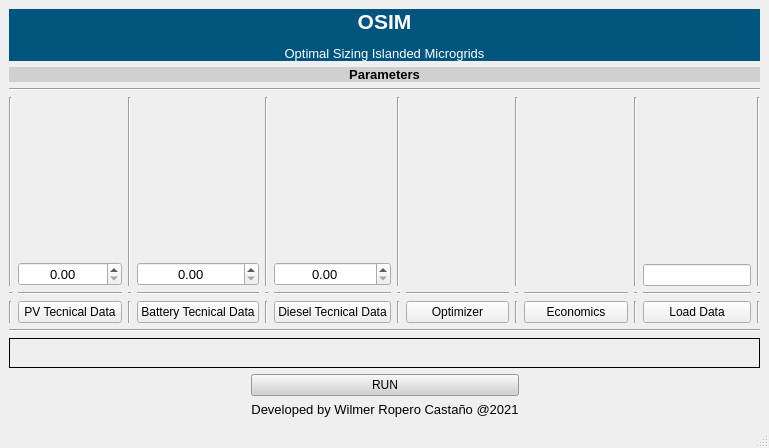
<?xml version="1.0" encoding="UTF-8"?>
<ui version="4.0">
 <class>MainWindow</class>
 <widget class="QMainWindow" name="MainWindow">
  <property name="geometry">
   <rect>
    <x>0</x>
    <y>0</y>
    <width>769</width>
    <height>448</height>
   </rect>
  </property>
  <property name="sizePolicy">
   <sizepolicy hsizetype="MinimumExpanding" vsizetype="Expanding">
    <horstretch>0</horstretch>
    <verstretch>0</verstretch>
   </sizepolicy>
  </property>
  <property name="windowTitle">
   <string>MainWindow</string>
  </property>
  <widget class="QWidget" name="centralwidget">
   <property name="sizePolicy">
    <sizepolicy hsizetype="Expanding" vsizetype="Expanding">
     <horstretch>0</horstretch>
     <verstretch>0</verstretch>
    </sizepolicy>
   </property>
   <layout class="QGridLayout" name="gridLayout_2">
    <item row="3" column="0" colspan="3">
     <widget class="Line" name="line_11">
      <property name="orientation">
       <enum>Qt::Horizontal</enum>
      </property>
     </widget>
    </item>
    <item row="11" column="1">
     <widget class="QLabel" name="label_16">
      <property name="enabled">
       <bool>true</bool>
      </property>
      <property name="sizePolicy">
       <sizepolicy hsizetype="Fixed" vsizetype="Fixed">
        <horstretch>0</horstretch>
        <verstretch>0</verstretch>
       </sizepolicy>
      </property>
      <property name="text">
       <string>&lt;html&gt;&lt;head/&gt;&lt;body&gt;&lt;p align=&quot;center&quot;&gt;&lt;span style=&quot; font-size:10pt; color:#000000;&quot;&gt;Developed by Wilmer Ropero Castaño @2021&lt;/span&gt;&lt;/p&gt;&lt;/body&gt;&lt;/html&gt;</string>
      </property>
     </widget>
    </item>
    <item row="0" column="0" colspan="3">
     <widget class="QLabel" name="label_13">
      <property name="sizePolicy">
       <sizepolicy hsizetype="Preferred" vsizetype="Fixed">
        <horstretch>0</horstretch>
        <verstretch>0</verstretch>
       </sizepolicy>
      </property>
      <property name="styleSheet">
       <string notr="true">background-color: rgb(0, 85, 127);</string>
      </property>
      <property name="text">
       <string>&lt;html&gt;&lt;head/&gt;&lt;body&gt;&lt;p align=&quot;center&quot;&gt;&lt;span style=&quot; font-size:16pt; font-weight:600; color:#ffffff;&quot;&gt;OSIM&lt;/span&gt;&lt;/p&gt;&lt;p align=&quot;center&quot;&gt;&lt;span style=&quot; font-size:10pt; color:#ffffff;&quot;&gt;Optimal Sizing Islanded Microgrids&lt;/span&gt;&lt;/p&gt;&lt;/body&gt;&lt;/html&gt;</string>
      </property>
     </widget>
    </item>
    <item row="8" column="0" colspan="3">
     <widget class="QLabel" name="label_14">
      <property name="sizePolicy">
       <sizepolicy hsizetype="Preferred" vsizetype="Fixed">
        <horstretch>0</horstretch>
        <verstretch>0</verstretch>
       </sizepolicy>
      </property>
      <property name="frameShape">
       <enum>QFrame::Box</enum>
      </property>
      <property name="text">
       <string>&lt;html&gt;&lt;head/&gt;&lt;body&gt;&lt;p align=&quot;center&quot;&gt;&lt;br/&gt;&lt;/p&gt;&lt;/body&gt;&lt;/html&gt;</string>
      </property>
      <property name="margin">
       <number>0</number>
      </property>
     </widget>
    </item>
    <item row="1" column="0" colspan="3">
     <widget class="QLabel" name="label_15">
      <property name="sizePolicy">
       <sizepolicy hsizetype="Preferred" vsizetype="Fixed">
        <horstretch>0</horstretch>
        <verstretch>0</verstretch>
       </sizepolicy>
      </property>
      <property name="styleSheet">
       <string notr="true">background-color: rgb(208, 208, 208);</string>
      </property>
      <property name="text">
       <string>&lt;html&gt;&lt;head/&gt;&lt;body&gt;&lt;p align=&quot;center&quot;&gt;&lt;span style=&quot; font-size:10pt; font-weight:600;&quot;&gt;Parameters&lt;/span&gt;&lt;/p&gt;&lt;/body&gt;&lt;/html&gt;</string>
      </property>
      <property name="alignment">
       <set>Qt::AlignCenter</set>
      </property>
     </widget>
    </item>
    <item row="10" column="1">
     <widget class="QPushButton" name="pushButton_8">
      <property name="sizePolicy">
       <sizepolicy hsizetype="Preferred" vsizetype="Fixed">
        <horstretch>0</horstretch>
        <verstretch>0</verstretch>
       </sizepolicy>
      </property>
      <property name="cursor">
       <cursorShape>PointingHandCursor</cursorShape>
      </property>
      <property name="toolTip">
       <string>&lt;html&gt;&lt;head/&gt;&lt;body&gt;&lt;p&gt;&lt;span style=&quot; font-size:9pt;&quot;&gt;This runs the optimizer to sizing the microgrid, when the optimizer ends it will show a window where the data and the charts will can be shown.&lt;/span&gt;&lt;/p&gt;&lt;/body&gt;&lt;/html&gt;</string>
      </property>
      <property name="styleSheet">
       <string notr="true">background-color: rgb(209, 209, 209);</string>
      </property>
      <property name="text">
       <string>RUN</string>
      </property>
     </widget>
    </item>
    <item row="6" column="0" colspan="3">
     <layout class="QVBoxLayout" name="verticalLayout_8">
      <item>
       <layout class="QGridLayout" name="gridLayout">
        <item row="1" column="0">
         <widget class="Line" name="line_13">
          <property name="orientation">
           <enum>Qt::Vertical</enum>
          </property>
         </widget>
        </item>
        <item row="1" column="12">
         <widget class="Line" name="line_14">
          <property name="orientation">
           <enum>Qt::Vertical</enum>
          </property>
         </widget>
        </item>
        <item row="1" column="6">
         <widget class="Line" name="line_3">
          <property name="orientation">
           <enum>Qt::Vertical</enum>
          </property>
         </widget>
        </item>
        <item row="1" column="2">
         <widget class="Line" name="line">
          <property name="orientation">
           <enum>Qt::Vertical</enum>
          </property>
         </widget>
        </item>
        <item row="1" column="4">
         <widget class="Line" name="line_2">
          <property name="orientation">
           <enum>Qt::Vertical</enum>
          </property>
         </widget>
        </item>
        <item row="1" column="8">
         <widget class="Line" name="line_4">
          <property name="orientation">
           <enum>Qt::Vertical</enum>
          </property>
         </widget>
        </item>
        <item row="3" column="6">
         <widget class="Line" name="line_6">
          <property name="orientation">
           <enum>Qt::Vertical</enum>
          </property>
         </widget>
        </item>
        <item row="1" column="10">
         <widget class="Line" name="line_5">
          <property name="orientation">
           <enum>Qt::Vertical</enum>
          </property>
         </widget>
        </item>
        <item row="3" column="12">
         <widget class="Line" name="line_15">
          <property name="orientation">
           <enum>Qt::Vertical</enum>
          </property>
         </widget>
        </item>
        <item row="3" column="0">
         <widget class="Line" name="line_16">
          <property name="orientation">
           <enum>Qt::Vertical</enum>
          </property>
         </widget>
        </item>
        <item row="3" column="10">
         <widget class="Line" name="line_10">
          <property name="orientation">
           <enum>Qt::Vertical</enum>
          </property>
         </widget>
        </item>
        <item row="3" column="2">
         <widget class="Line" name="line_8">
          <property name="orientation">
           <enum>Qt::Vertical</enum>
          </property>
         </widget>
        </item>
        <item row="3" column="4">
         <widget class="Line" name="line_7">
          <property name="orientation">
           <enum>Qt::Vertical</enum>
          </property>
         </widget>
        </item>
        <item row="3" column="8">
         <widget class="Line" name="line_9">
          <property name="orientation">
           <enum>Qt::Vertical</enum>
          </property>
         </widget>
        </item>
        <item row="3" column="3">
         <widget class="QPushButton" name="pushButton_4">
          <property name="cursor">
           <cursorShape>PointingHandCursor</cursorShape>
          </property>
          <property name="text">
           <string>Battery Tecnical Data</string>
          </property>
         </widget>
        </item>
        <item row="3" column="1">
         <widget class="QPushButton" name="pushButton">
          <property name="cursor">
           <cursorShape>PointingHandCursor</cursorShape>
          </property>
          <property name="text">
           <string>PV Tecnical Data</string>
          </property>
         </widget>
        </item>
        <item row="3" column="7">
         <widget class="QPushButton" name="pushButton_6">
          <property name="cursor">
           <cursorShape>PointingHandCursor</cursorShape>
          </property>
          <property name="text">
           <string>Optimizer</string>
          </property>
         </widget>
        </item>
        <item row="3" column="11">
         <widget class="QPushButton" name="pushButton_3">
          <property name="cursor">
           <cursorShape>PointingHandCursor</cursorShape>
          </property>
          <property name="text">
           <string>Load Data</string>
          </property>
         </widget>
        </item>
        <item row="3" column="9">
         <widget class="QPushButton" name="pushButton_5">
          <property name="cursor">
           <cursorShape>PointingHandCursor</cursorShape>
          </property>
          <property name="text">
           <string>Economics</string>
          </property>
         </widget>
        </item>
        <item row="3" column="5">
         <widget class="QPushButton" name="pushButton_2">
          <property name="cursor">
           <cursorShape>PointingHandCursor</cursorShape>
          </property>
          <property name="text">
           <string>Diesel Tecnical Data</string>
          </property>
         </widget>
        </item>
        <item row="1" column="11">
         <layout class="QVBoxLayout" name="verticalLayout_5">
          <item>
           <widget class="QLabel" name="label_4">
            <property name="styleSheet">
             <string notr="true">border-image: url(:/imagenes/iconos/datos.png);</string>
            </property>
            <property name="text">
             <string/>
            </property>
           </widget>
          </item>
          <item>
           <widget class="QLineEdit" name="lineEdit">
            <property name="sizePolicy">
             <sizepolicy hsizetype="Fixed" vsizetype="Fixed">
              <horstretch>0</horstretch>
              <verstretch>0</verstretch>
             </sizepolicy>
            </property>
           </widget>
          </item>
         </layout>
        </item>
        <item row="1" column="9">
         <layout class="QVBoxLayout" name="verticalLayout_6">
          <item>
           <widget class="QLabel" name="label_6">
            <property name="styleSheet">
             <string notr="true">border-image: url(:/imagenes/iconos/taxes.png);</string>
            </property>
            <property name="text">
             <string/>
            </property>
           </widget>
          </item>
         </layout>
        </item>
        <item row="1" column="1">
         <layout class="QVBoxLayout" name="verticalLayout_2">
          <item>
           <widget class="QLabel" name="label_2">
            <property name="styleSheet">
             <string notr="true">border-image: url(:/imagenes/iconos/panelsolar.png);</string>
            </property>
            <property name="text">
             <string/>
            </property>
           </widget>
          </item>
          <item>
           <widget class="QDoubleSpinBox" name="doubleSpinBox_2">
            <property name="font">
             <font>
              <pointsize>10</pointsize>
             </font>
            </property>
            <property name="layoutDirection">
             <enum>Qt::LeftToRight</enum>
            </property>
            <property name="alignment">
             <set>Qt::AlignCenter</set>
            </property>
            <property name="maximum">
             <double>10000.000000000000000</double>
            </property>
           </widget>
          </item>
         </layout>
        </item>
        <item row="1" column="7">
         <layout class="QVBoxLayout" name="verticalLayout_7">
          <item>
           <widget class="QLabel" name="label_12">
            <property name="styleSheet">
             <string notr="true">border-image: url(:/imagenes/iconos/optimizer.png);</string>
            </property>
            <property name="text">
             <string/>
            </property>
           </widget>
          </item>
         </layout>
        </item>
        <item row="1" column="5">
         <layout class="QVBoxLayout" name="verticalLayout_3">
          <property name="sizeConstraint">
           <enum>QLayout::SetNoConstraint</enum>
          </property>
          <item>
           <widget class="QLabel" name="label">
            <property name="styleSheet">
             <string notr="true">border-image: url(:/imagenes/iconos/diesel.jpg);</string>
            </property>
            <property name="text">
             <string/>
            </property>
           </widget>
          </item>
          <item>
           <widget class="QDoubleSpinBox" name="doubleSpinBox_3">
            <property name="font">
             <font>
              <pointsize>10</pointsize>
             </font>
            </property>
            <property name="layoutDirection">
             <enum>Qt::LeftToRight</enum>
            </property>
            <property name="alignment">
             <set>Qt::AlignCenter</set>
            </property>
            <property name="maximum">
             <double>10000.000000000000000</double>
            </property>
           </widget>
          </item>
         </layout>
        </item>
        <item row="1" column="3">
         <layout class="QVBoxLayout" name="verticalLayout">
          <item>
           <widget class="QLabel" name="label_3">
            <property name="styleSheet">
             <string notr="true">border-image: url(:/imagenes/iconos/bateria.png);</string>
            </property>
            <property name="text">
             <string/>
            </property>
           </widget>
          </item>
          <item>
           <widget class="QDoubleSpinBox" name="doubleSpinBox">
            <property name="font">
             <font>
              <pointsize>10</pointsize>
             </font>
            </property>
            <property name="layoutDirection">
             <enum>Qt::LeftToRight</enum>
            </property>
            <property name="alignment">
             <set>Qt::AlignCenter</set>
            </property>
            <property name="maximum">
             <double>10000.000000000000000</double>
            </property>
           </widget>
          </item>
         </layout>
        </item>
        <item row="2" column="1">
         <widget class="Line" name="line_17">
          <property name="orientation">
           <enum>Qt::Horizontal</enum>
          </property>
         </widget>
        </item>
        <item row="2" column="3">
         <widget class="Line" name="line_18">
          <property name="orientation">
           <enum>Qt::Horizontal</enum>
          </property>
         </widget>
        </item>
        <item row="2" column="5">
         <widget class="Line" name="line_19">
          <property name="orientation">
           <enum>Qt::Horizontal</enum>
          </property>
         </widget>
        </item>
        <item row="2" column="7">
         <widget class="Line" name="line_20">
          <property name="orientation">
           <enum>Qt::Horizontal</enum>
          </property>
         </widget>
        </item>
        <item row="2" column="9">
         <widget class="Line" name="line_21">
          <property name="orientation">
           <enum>Qt::Horizontal</enum>
          </property>
         </widget>
        </item>
        <item row="2" column="11">
         <widget class="Line" name="line_22">
          <property name="orientation">
           <enum>Qt::Horizontal</enum>
          </property>
         </widget>
        </item>
        <item row="2" column="2">
         <widget class="Line" name="line_23">
          <property name="orientation">
           <enum>Qt::Horizontal</enum>
          </property>
         </widget>
        </item>
        <item row="2" column="4">
         <widget class="Line" name="line_24">
          <property name="orientation">
           <enum>Qt::Horizontal</enum>
          </property>
         </widget>
        </item>
        <item row="2" column="6">
         <widget class="Line" name="line_25">
          <property name="orientation">
           <enum>Qt::Horizontal</enum>
          </property>
         </widget>
        </item>
        <item row="2" column="8">
         <widget class="Line" name="line_26">
          <property name="orientation">
           <enum>Qt::Horizontal</enum>
          </property>
         </widget>
        </item>
        <item row="2" column="10">
         <widget class="Line" name="line_27">
          <property name="orientation">
           <enum>Qt::Horizontal</enum>
          </property>
         </widget>
        </item>
        <item row="2" column="12">
         <widget class="Line" name="line_28">
          <property name="orientation">
           <enum>Qt::Horizontal</enum>
          </property>
         </widget>
        </item>
        <item row="2" column="0">
         <widget class="Line" name="line_29">
          <property name="orientation">
           <enum>Qt::Horizontal</enum>
          </property>
         </widget>
        </item>
       </layout>
      </item>
     </layout>
    </item>
    <item row="7" column="0" colspan="3">
     <widget class="Line" name="line_12">
      <property name="orientation">
       <enum>Qt::Horizontal</enum>
      </property>
     </widget>
    </item>
   </layout>
  </widget>
  <widget class="QMenuBar" name="menubar">
   <property name="geometry">
    <rect>
     <x>0</x>
     <y>0</y>
     <width>769</width>
     <height>26</height>
    </rect>
   </property>
  </widget>
  <widget class="QStatusBar" name="statusbar"/>
 </widget>
 <resources>
  <include location="icons.qrc"/>
 </resources>
 <connections/>
</ui>
